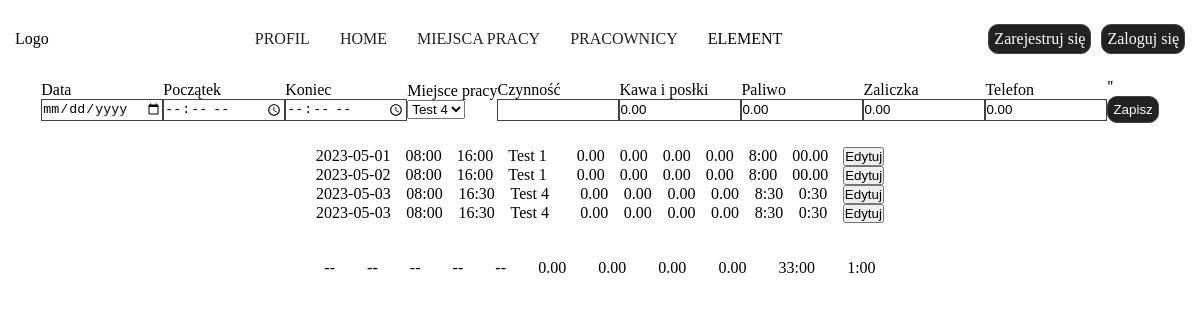
The app's page /user_work/1/ with its own data.
### main/models.py (models this page shows, shortened)
class Work(models.Model):
    date = models.CharField(
        null=False,
        default='00-00-00',
        max_length=8,
        verbose_name='Data',
    )
    timestart = models.CharField(
        null=False,
        default='00:00',
        max_length=5,
        verbose_name='Początek',
    )
    timefinish = models.CharField(
        null=False,
        default='00:00',
        max_length=5,
        verbose_name='Koniec',
    )
    diff_time = models.CharField(
        null=True,
        default='00:00',
        max_length=5,
        verbose_name='Czas pracy',
    )
    over_time = models.CharField(
        null=True,
        default='00:00',
        max_length=5,
        verbose_name='Nadgodziny',
    )
    sum_time_sec = models.FloatField(
        null=True,
        default=0.00,
        verbose_name='Czas pracy razem',
    )
    sum_over_time_sec = models.CharField(
        null=True,
        default='00:00',
        max_length=5,
        verbose_name='Nadgodziny',
    )
    work_object = models.CharField(
        null=True,
        max_length=100,
        verbose_name='Miejsce pracy',
    )
    work_type = models.CharField(
        null=True,
        max_length=100,
        verbose_name='Czynność',
    )
    coffee_food = models.CharField(
        null=True,
        max_length=100,
        verbose_name='Kawa/Posiłki',
    )
    fuel = models.CharField(
        null=True,
        max_length=100,
        verbose_name='Paliwo',
    )
    prepayment = models.CharField(
        null=True,
        max_length=100,
        verbose_name='Zaliczka',
    )
    phone_costs = models.CharField(
        null=True,
        max_length=100,
        verbose_name='Telefon',
    )
    user = models.ManyToManyField(
        CustomUser
    )
    work_objects = models.ManyToManyField(
        'WorkObject'
    )

### main/views.py (the view)
# urls.py: path('user_work/<pk>/', userWork, name='user_work'),
def userWork(request, pk):
    if request.method == 'POST':
        date = request.POST.get('date')
        timestart = request.POST.get('timestart')
        timefinish = request.POST.get('timefinish')
        year, month, day = date.split('-')
        start_hr, start_min = timestart.split(':')
        finish_hr, finish_min = timefinish.split(':')
        start = datetime(int(year), int(month), int(day), int(start_hr), int(start_min))
        end = datetime(int(year), int(month), int(day), int(finish_hr), int(finish_min))
        diff = end - start
        if diff.seconds > 28800:
            over_time = diff.seconds - 28800
            over_hours = over_time // 3600
            over_sec = diff.seconds % 3600
            over_min = over_sec // 60
            if over_min < 10 or over_min == 0:
                ot = f'{over_hours}:0{over_min}'
            else:
                ot = f'{over_hours}:{over_min}'
            dif_hours = diff.seconds // 3600
            dif_sec = diff.seconds % 3600
            dif_min = dif_sec // 60
            if dif_min < 10 or dif_min == 0:
                wt = f'{dif_hours}:0{dif_min}'
            else:
                wt = f'{dif_hours}:{dif_min}'
            print('wt', wt)
        else:
            ot = '00.00'
            over_time = '00.00'
            dif_hours = diff.seconds // 3600
            dif_sec = diff.seconds % 3600
            dif_min = dif_sec // 60
            if dif_min < 10 or dif_min == 0:
                wt = f'{dif_hours}:0{dif_min}'
            else:
                wt = f'{dif_hours}:{dif_min}'
        work_object = request.POST.get('work_object')
        work_type = request.POST.get('work_type')
        coffee_food = request.POST.get('coffee_food')
        fuel = request.POST.get('fuel')
        prepayment = request.POST.get('prepayment')
        phone_costs = request.POST.get('phone_costs')
        user = CustomUser.objects.get(id=pk)
        work = Work.objects.create()
        work.date = date
        work.timestart = timestart
        work.timefinish = timefinish
        work.diff_time = wt
        work.over_time = ot
        work.sum_time_sec = diff.seconds
        work.sum_over_time_sec = over_time
        work.work_object = work_object
        work.work_type = work_type
        work.coffee_food = coffee_food
        work.prepayment = prepayment
        work.fuel = fuel
        work.phone_costs = phone_costs
        work.user.add(user)
        work.save()
        return redirect('user_work', pk=pk)
    else:
        allworks = Work.objects.filter(user__id=pk)
        work_objects = WorkObject.objects.filter(user__id=pk)
        work_type = WorkType.objects.all()
        total_coffee_food = Work.objects.filter(user__id=pk).aggregate(total_coffee_food=Sum('coffee_food'))['total_coffee_food']
        if total_coffee_food is not None:
            total_coffee_food = '{:.2f}'.format(total_coffee_food)
        total_fuel = Work.objects.filter(user__id=pk).aggregate(total_fuel=Sum('fuel'))['total_fuel']
        if total_fuel is not None:
            total_fuel = '{:.2f}'.format(total_fuel)
        total_prepayment = Work.objects.filter(user__id=pk).aggregate(total_prepayment=Sum('prepayment'))['total_prepayment']
        if total_prepayment is not None:
            total_prepayment = '{:.2f}'.format(total_prepayment)
        total_phone_costs = Work.objects.filter(user__id=pk).aggregate(total_phone_costs=Sum('phone_costs'))['total_phone_costs']
        if total_phone_costs is not None:
            total_phone_costs = '{:.2f}'.format(total_phone_costs)
        total_sum_time_sec = Work.objects.filter(user__id=pk).aggregate(total_sum_time_sec=Sum('sum_time_sec'))['total_sum_time_sec']
        total_sum_over_time_sec = Work.objects.filter(user__id=pk).aggregate(total_sum_over_time_sec=Sum('sum_over_time_sec'))['total_sum_over_time_sec']
        if total_sum_time_sec:
            total_hours = total_sum_time_sec // 3600
            total_sec = total_sum_time_sec % 3600
            total_min = total_sec // 60
            if total_min < 10 or total_min == 0.0:
                total_work_time = f'{int(total_hours)}:0{int(total_min)}'
            else:
                total_work_time = f'{int(total_hours)}:{int(total_min)}'
        else:
            total_work_time = '0:00'
        if total_sum_over_time_sec:
            total_hours = total_sum_over_time_sec // 3600
            total_sec = total_sum_over_time_sec % 3600
            total_min = total_sec // 60
            if total_min < 10 or total_min == 0.0:
                total_work_over_time = f'{int(total_hours)}:0{int(total_min)}'
            else:
                total_work_over_time = f'{int(total_hours)}:{int(total_min)}'
        else:
            total_work_over_time = '0:00'
    context = {
        'allworks': allworks,
        'work_objects': work_objects,
        'work_type': work_type,
        'total_coffee_food': total_coffee_food,
        'total_fuel': total_fuel,
        'total_prepayment' : total_prepayment,
        'total_phone_costs': total_phone_costs,
        'total_work_time': total_work_time,
        'total_work_over_time': total_work_over_time,
        }
    return render(request, 'user_work.html', context)

### main/models.py (called while the page is built)
    def __str__(self):
        return str(self.name)

### main/templates/user_work.html (shortened to what this page needs)
{% extends 'base.html' %}
{% load static %}
    {% block content %}
    <div>
        <form class="addwork" method="POST">
            <div class="work">
                <p>Data</p>
                <input name="date" id="datetimepicker" type="date" class="startend">
            </div>
            <div class="work">
                <p>Początek</p>
                <input name="timestart" placeholder="00:00" type="time" class="startend" >
            </div>
            <div class="work">
                <p>Koniec</p>
                <input name="timefinish" placeholder="00:00" type="time" class="startend" >
            </div>
            <div class="work">
                <p>Miejsce pracy</p>
                <select name="work_object">
                    {% for wo in work_objects %}
                        <option value="{{wo}}">{{wo.name}}</option>
                    {% endfor %}
                </select>
            </div>
            <div class="work">
                <p>Czynność</p>
                <input name="work_type" type="text" class="startend" >
            </div>
            <div class="work">
                <p>Kawa i posłki</p>
                <input name="coffee_food" placeholder="00.00" type="text" class="startend" value="0.00">
            </div>
            <div class="work">
                <p>Paliwo</p>
                <input name="fuel" placeholder="00.00" type="text" class="startend" value="0.00">
            </div>
            <div class="work">
                <p>Zaliczka</p>
                <input name="prepayment" placeholder="00.00" type="text" class="startend" value="0.00">
            </div>
            <div class="work">
                <p>Telefon</p>
                <input name="phone_costs" placeholder="00.00" type="text" class="startend" value="0.00">
            </div>
            <div class="work">
                <p> '' </p>
                <button class="btn" type="submit">
                    <p class="btn-title">Zapisz</p>
                </button>
            </div>
            </div>
    <div class="profile-cont">
        <div class="allworks">
            {% for work in allworks %}
            <div class="allworks-cont">
                <p>{{work.date}}</p>
                <p>{{work.timestart}}</p>
                <p>{{work.timefinish}}</p>
                <p>{{work.work_object}}</p>
                <p>{{work.coffee_food}}</p>
                <p>{{work.prepayment}}</p>
                <p>{{work.fuel}}</p>
                <p>{{work.phone_costs}}</p>
                <p>{{work.diff_time}}</p>
                <p>{{work.over_time}}</p>
                <button><p>Edytuj</p></button>
            </div>
            {% endfor %}
            <br>
            <br>
            <div class="allworks-cont">
                <p>--</p>
                <p>--</p>
                <p>--</p>
                <p>--</p>
                <p>--</p>
                <p>{{total_coffee_food}}</p>
                <p>{{total_prepayment}}</p>
                <p>{{total_fuel}}</p>
                <p>{{total_phone_costs}}</p>
                <p>{{total_work_time}}</p>
                <p>{{total_work_over_time}}</p>
            </div>
        </div>
    </div>
    {% endblock %}

### static/css/base.css (style rules this page uses)
:root { --btn-bg-color: #222222; --border: 1px solid #434242; }
.btn { padding: 5px; background-color: var(--btn-bg-color); border: var(--border); border-radius: 10px; cursor: pointer; }
.btn-title { color: white; text-decoration: none; text-align: center; }

### static/css/login.css (style rules this page uses)
* { margin: 0; padding: 0; }

### static/css/user_work.css (style rules this page uses)
.profile-cont { display: flex; flex-direction: row; justify-content: center; align-items: center; padding: 2%; gap: 50px; }
.allworks-cont { display: flex; flex-direction: row; justify-content: space-around; gap: 15px; }
.addwork { display: flex; align-items: center; justify-content: center; }
.startend { width: 120px; height: 20px; border: var(--border); }

### records on screen
Work: date "2023-05-01", timestart "08:00", timefinish "16:00", work_object "Test 1", coffee_food "0.00", prepayment "0.00", fuel "0.00", phone_costs "0.00", diff_time "8:00", over_time "00.00"
Work: date "2023-05-02", timestart "08:00", timefinish "16:00", work_object "Test 1", coffee_food "0.00", prepayment "0.00", fuel "0.00", phone_costs "0.00", diff_time "8:00", over_time "00.00"
Work: date "2023-05-03", timestart "08:00", timefinish "16:30", work_object "Test 4", coffee_food "0.00", prepayment "0.00", fuel "0.00", phone_costs "0.00", diff_time "8:30", over_time "0:30"
Work: date "2023-05-03", timestart "08:00", timefinish "16:30", work_object "Test 4", coffee_food "0.00", prepayment "0.00", fuel "0.00", phone_costs "0.00", diff_time "8:30", over_time "0:30"

### other values on screen
{{ total_coffee_food }} "0.00"
{{ total_prepayment }} "0.00"
{{ total_fuel }} "0.00"
{{ total_phone_costs }} "0.00"
{{ total_work_time }} "33:00"
{{ total_work_over_time }} "1:00"
form field work_object "Test 4"
